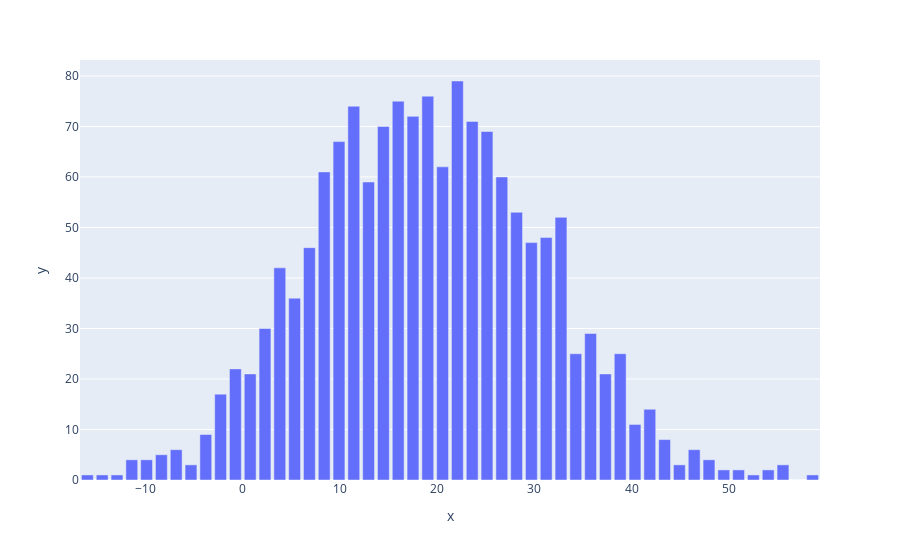

Notebook code cell kept with this figure:
### Code cell
v = np.random.randn(1500) * 12 + 20
y, x = np.histogram(v, bins=50)
print(y.shape, x.shape)
fig = px.bar(x=x[:-1], y=y)
fig.show()

### Figure 1 — Plotly figure (JSON) as saved in the notebook; plotly's stock layout.template omitted (floating-point values rounded to 4 significant figures)
{"data": [{"alignmentgroup": "True", "hovertemplate": "x=%{x}<br>y=%{y}<extra></extra>", "legendgroup": "", "marker": {"color": "#636efa", "pattern": {"shape": ""}}, "name": "", "offsetgroup": "", "orientation": "v", "showlegend": false, "textposition": "auto", "type": "bar", "x": [-15.94, -14.42, -12.9, -11.38, -9.86, -8.338, -6.817, -5.296, -3.775, -2.254, -0.7325, 0.7887, 2.31, 3.831, 5.352, 6.873, 8.395, 9.916, 11.44, 12.96, 14.48, 16.0, 17.52, 19.04, 20.56, 22.09, 23.61, 25.13, 26.65, 28.17, 29.69, 31.21, 32.73, 34.25, 35.78, 37.3, 38.82, 40.34, 41.86, 43.38, 44.9, 46.42, 47.95, 49.47, 50.99, 52.51, 54.03, 55.55, 57.07, 58.59], "xaxis": "x", "y": [1, 1, 1, 4, 4, 5, 6, 3, 9, 17, 22, 21, 30, 42, 36, 46, 61, 67, 74, 59, 70, 75, 72, 76, 62, 79, 71, 69, 60, 53, 47, 48, 52, 25, 29, 21, 25, 11, 14, 8, 3, 6, 4, 2, 2, 1, 2, 3, 0, 1], "yaxis": "y"}], "layout": {"barmode": "relative", "legend": {"tracegroupgap": 0}, "margin": {"t": 60}, "xaxis": {"anchor": "y", "domain": [0, 1], "title": {"text": "x"}}, "yaxis": {"anchor": "x", "domain": [0, 1], "title": {"text": "y"}}}}
